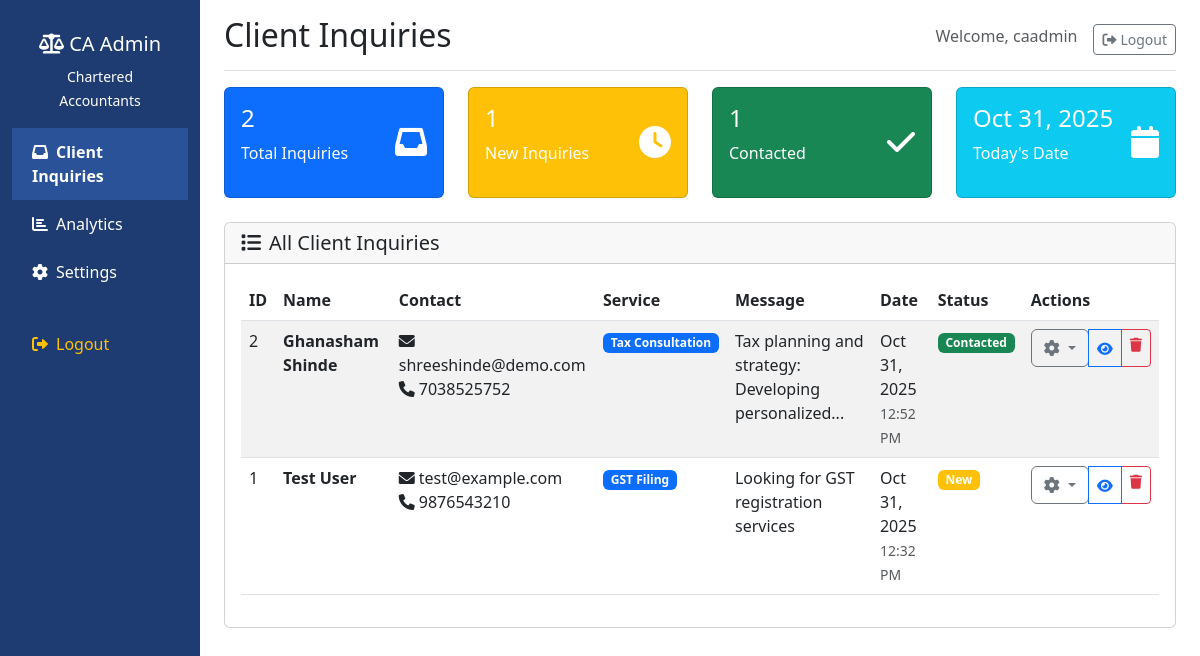
Screenshot of /admin/inquiries.php (signed in) with the database file from the repository.
### tables this page shows
CREATE TABLE `inquiries` (
  `id` int(11) NOT NULL,
  `name` varchar(100) NOT NULL,
  `email` varchar(100) NOT NULL,
  `mobile` varchar(20) NOT NULL,
  `service` varchar(100) NOT NULL,
  `message` text NOT NULL,
  `created_at` datetime DEFAULT current_timestamp(),
  `status` varchar(20) DEFAULT 'new'
);

### admin/inquiries.php (the view, shortened to what this page needs)
<?php
include '../includes/db.php';
$stmt = $pdo->query("SELECT * FROM inquiries ORDER BY created_at DESC");
$inquiries = $stmt->fetchAll(PDO::FETCH_ASSOC);
$total_inquiries = count($inquiries);
$new_inquiries = 0;
$contacted_inquiries = 0;
foreach ($inquiries as $inquiry) {
    if ($inquiry['status'] === 'new') $new_inquiries++;
    if ($inquiry['status'] === 'contacted') $contacted_inquiries++;
}
?>
<!DOCTYPE html>
<html lang="en">
<head>
    <link href="https://cdn.jsdelivr.net/npm/bootstrap@5.3.0/dist/css/bootstrap.min.css" rel="stylesheet">
    <link rel="stylesheet" href="https://cdnjs.cloudflare.com/ajax/libs/font-awesome/6.0.0/css/all.min.css">
</head>
<body>
    <div class="container-fluid">
        <div class="row">
            <nav class="col-md-3 col-lg-2 d-md-block sidebar collapse">
                <div class="position-sticky pt-3">
                    <div class="text-center p-3">
                        <h5><i class="fas fa-balance-scale"></i> CA Admin</h5>
                        <small>Chartered Accountants</small>
                    </div>
                    <ul class="nav flex-column">
                        <li class="nav-item">
                            <a class="nav-link active" href="inquiries.php">
                                <i class="fas fa-inbox me-2"></i>Client Inquiries
                            </a>
                        </li>
                        <li class="nav-item">
                            <a class="nav-link" href="#">
                                <i class="fas fa-chart-bar me-2"></i>Analytics
                            </a>
                        </li>
                        <li class="nav-item">
                            <a class="nav-link" href="#">
                                <i class="fas fa-cog me-2"></i>Settings
                            </a>
                        </li>
                        <li class="nav-item mt-4">
                            <a class="nav-link text-warning" href="../logout.php">
                                <i class="fas fa-sign-out-alt me-2"></i>Logout
                            </a>
                        </li>
                    </ul>
                </div>
            </nav>
            <main class="col-md-9 ms-sm-auto col-lg-10 px-md-4">
                <div class="d-flex justify-content-between flex-wrap flex-md-nowrap align-items-center pt-3 pb-2 mb-3 border-bottom">
                    <h1 class="h2">Client Inquiries</h1>
                    <div class="btn-toolbar mb-2 mb-md-0">
                        <span class="me-3 text-muted">Welcome, <?php echo $_SESSION['username']; ?></span>
                        <a href="../logout.php" class="btn btn-sm btn-outline-secondary">
                            <i class="fas fa-sign-out-alt me-1"></i>Logout
                        </a>
                    </div>
                </div>
                <div class="row mb-4">
                    <div class="col-md-3">
                        <div class="card text-white bg-primary">
                            <div class="card-body">
                                <div class="d-flex justify-content-between">
                                    <div>
                                        <h4><?php echo $total_inquiries; ?></h4>
                                        <p>Total Inquiries</p>
                                    </div>
                                    <div class="align-self-center">
                                        <i class="fas fa-inbox fa-2x"></i>
                                    </div>
                                </div>
                            </div>
                        </div>
                    </div>
                    <div class="col-md-3">
                        <div class="card text-white bg-warning">
                            <div class="card-body">
                                <div class="d-flex justify-content-between">
                                    <div>
                                        <h4><?php echo $new_inquiries; ?></h4>
                                        <p>New Inquiries</p>
                                    </div>
                                    <div class="align-self-center">
                                        <i class="fas fa-clock fa-2x"></i>
                                    </div>
                                </div>
                            </div>
                        </div>
                    </div>
                    <div class="col-md-3">
                        <div class="card text-white bg-success">
                            <div class="card-body">
                                <div class="d-flex justify-content-between">
                                    <div>
                                        <h4><?php echo $contacted_inquiries; ?></h4>
                                        <p>Contacted</p>
                                    </div>
                                    <div class="align-self-center">
                                        <i class="fas fa-check fa-2x"></i>
                                    </div>
                                </div>
                            </div>
                        </div>
                    </div>
                    <div class="col-md-3">
                        <div class="card text-white bg-info">
                            <div class="card-body">
                                <div class="d-flex justify-content-between">
                                    <div>
                                        <h4><?php echo date('M d, Y'); ?></h4>
                                        <p>Today's Date</p>
                                    </div>
                                    <div class="align-self-center">
                                        <i class="fas fa-calendar fa-2x"></i>
                                    </div>
                                </div>
                            </div>
                        </div>
                    </div>
                </div>
                <div class="card">
                    <div class="card-header">
                        <h5 class="card-title mb-0">
                            <i class="fas fa-list me-2"></i>All Client Inquiries
                        </h5>
                    </div>
                    <div class="card-body">
                        <?php if (empty($inquiries)): ?>
                            <div class="text-center py-4">
                                <i class="fas fa-inbox fa-3x text-muted mb-3"></i>
                                <h5>No inquiries yet</h5>
                                <p class="text-muted">Client inquiries will appear here when they submit the contact form.</p>
                            </div>
                        <?php else: ?>
                            <div class="table-responsive">
                                <table class="table table-striped table-hover">
                                    <thead>
                                        <tr>
                                            <th>ID</th>
                                            <th>Name</th>
                                            <th>Contact</th>
                                            <th>Service</th>
                                            <th>Message</th>
                                            <th>Date</th>
                                            <th>Status</th>
                                            <th>Actions</th>
                                        </tr>
                                    </thead>
                                    <tbody>
                                        <?php foreach ($inquiries as $inquiry): ?>
                                            <tr class="status-<?php echo $inquiry['status'] ?? 'new'; ?>">
                                                <td><?php echo $inquiry['id']; ?></td>
                                                <td>
                                                    <strong><?php echo htmlspecialchars($inquiry['name']); ?></strong>
                                                </td>
                                                <td>
                                                    <div><i class="fas fa-envelope me-1"></i><?php echo htmlspecialchars($inquiry['email']); ?></div>
                                                    <div><i class="fas fa-phone me-1"></i><?php echo htmlspecialchars($inquiry['mobile']); ?></div>
                                                </td>
                                                <td>
                                                    <span class="badge bg-primary"><?php echo htmlspecialchars($inquiry['service']); ?></span>
                                                </td>
                                                <td>
                                                    <?php
                                                    $message = htmlspecialchars($inquiry['message']);
                                                    echo strlen($message) > 50 ? substr($message, 0, 50) . '...' : $message;
                                                    ?>
                                                </td>
                                                <td>
                                                    <?php echo date('M d, Y', strtotime($inquiry['created_at'])); ?>
                                                    <br><small class="text-muted"><?php echo date('h:i A', strtotime($inquiry['created_at'])); ?></small>
                                                </td>
                                                <td>
                                                    <?php
                                                    $status = $inquiry['status'] ?? 'new';
                                                    $statusColors = [
                                                        'new' => 'warning',
                                                        'contacted' => 'success',
                                                        'completed' => 'secondary'
                                                    ];
                                                    $color = $statusColors[$status] ?? 'secondary';
                                                    ?>
                                                    <span class="badge bg-<?php echo $color; ?>">
                                                        <?php echo ucfirst($status); ?>
                                                    </span>
                                                </td>
                                                <td>
                                                    <div class="btn-group btn-group-sm">
                                                        <div class="dropdown">
                                                            <button class="btn btn-outline-secondary dropdown-toggle" type="button" data-bs-toggle="dropdown">
                                                                <i class="fas fa-cog"></i>
                                                            </button>
                                                        </div>
                                                        <button type="button" class="btn btn-outline-primary" data-bs-toggle="modal" data-bs-target="#viewModal<?php echo $inquiry['id']; ?>">
                                                            <i class="fas fa-eye"></i>
                                                        </button>
                                                        <a href="?delete_id=<?php echo $inquiry['id']; ?>" class="btn btn-outline-danger"
                                                           onclick="return confirm('Are you sure you want to delete this inquiry?')">
                                                            <i class="fas fa-trash"></i>
                                                        </a>
                                                    </div>
                                                </td>
                                            </tr>
                                        <?php endforeach; ?>
                                    </tbody>
                                </table>
                            </div>
                        <?php endif; ?>
                    </div>
                </div>
            </main>
        </div>
    </div>
</body>
</html>

### admin/inquiries.php (style rules this page uses)
.sidebar { background: #1e3c72; color: white; min-height: 100vh; }
.sidebar .nav-link { color: white; padding: 12px 20px; }
.sidebar .nav-link.active { background: #2a5298; font-weight: bold; }
.status-new { background-color: #e3f2fd; }
.status-contacted { background-color: #e8f5e8; }

### rows the page displays
inquiries: id "2", name "Ghanasham Shinde", email "shreeshinde@demo.com", mobile "7038525752", service "Tax Consultation", message "Tax planning and strategy: Developing personalized", created_at "Oct 31, 2025", created_at "12:52 PM", status "Contacted"
inquiries: id "1", name "Test User", email "test@example.com", mobile "9876543210", service "GST Filing", message "Looking for GST registration services", created_at "Oct 31, 2025", created_at "12:32 PM", status "New"

### other values shown
$_SESSION['username'] "caadmin"
$total_inquiries "2"
$new_inquiries "1"
$contacted_inquiries "1"
